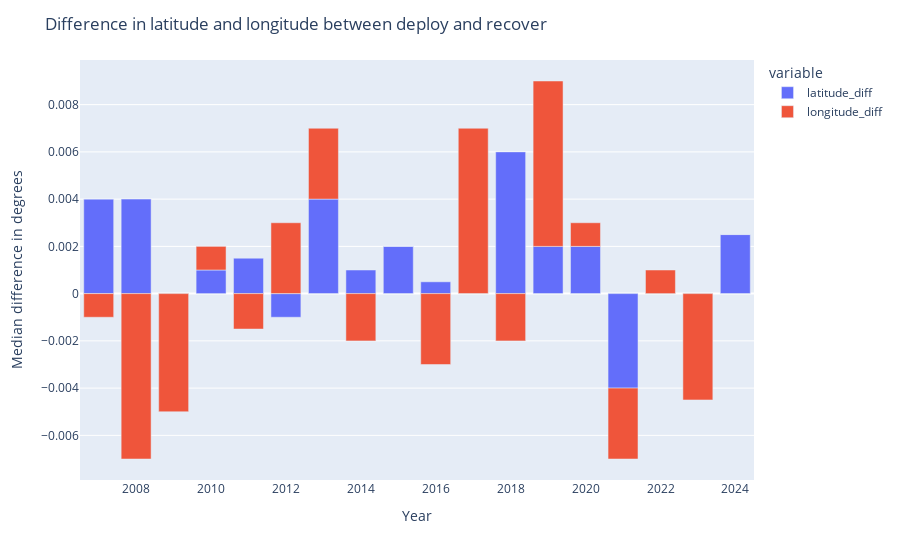

Notebook code cell kept with this figure:
### Markdown cell above
## Manage space

---

### Code cell
longitude_diff = raw_data["longitude_of_deployment"] - raw_data["longitude_of_recovery"]
latitude_diff = raw_data["latitude_of_deployment"] - raw_data["latitude_of_recovery"]

fig = (
    pd.DataFrame(
        {
            "date": pd.to_datetime(raw_data["date_of_deployment"], format="%Y%m%d"),
            "longitude_diff": longitude_diff,
            "latitude_diff": latitude_diff,
        }
    )
    .set_index("date")
    .resample("YE")
    .median()
    .reset_index()
    .dropna()
    .plot(
        x="date",
        y=["latitude_diff", "longitude_diff"],
        kind="bar",
    )
)

# change x and y labels
fig.update_layout(
    xaxis_title="Year",
    yaxis_title="Median difference in degrees",
    title="Difference in latitude and longitude between deploy and recover",
)

### Figure 1 — Plotly figure (JSON) as saved in the notebook; plotly's stock layout.template omitted (floating-point values rounded to 4 significant figures)
{"data": [{"alignmentgroup": "True", "hovertemplate": "variable=latitude_diff<br>date=%{x}<br>value=%{y}<extra></extra>", "legendgroup": "latitude_diff", "marker": {"color": "#636efa", "pattern": {"shape": ""}}, "name": "latitude_diff", "offsetgroup": "latitude_diff", "orientation": "v", "showlegend": true, "textposition": "auto", "type": "bar", "x": ["2006-12-31T00:00:00", "2007-12-31T00:00:00", "2008-12-31T00:00:00", "2009-12-31T00:00:00", "2010-12-31T00:00:00", "2011-12-31T00:00:00", "2012-12-31T00:00:00", "2013-12-31T00:00:00", "2014-12-31T00:00:00", "2015-12-31T00:00:00", "2016-12-31T00:00:00", "2017-12-31T00:00:00", "2018-12-31T00:00:00", "2019-12-31T00:00:00", "2020-12-31T00:00:00", "2021-12-31T00:00:00", "2022-12-31T00:00:00", "2023-12-31T00:00:00"], "xaxis": "x", "y": [0.004, 0.004, 0, 0.001, 0.0015, -0.001, 0.004, 0.001, 0.002, 0.0005, 0, 0.006, 0.002, 0.002, -0.004, 0, 0, 0.0025], "yaxis": "y"}, {"alignmentgroup": "True", "hovertemplate": "variable=longitude_diff<br>date=%{x}<br>value=%{y}<extra></extra>", "legendgroup": "longitude_diff", "marker": {"color": "#EF553B", "pattern": {"shape": ""}}, "name": "longitude_diff", "offsetgroup": "longitude_diff", "orientation": "v", "showlegend": true, "textposition": "auto", "type": "bar", "x": ["2006-12-31T00:00:00", "2007-12-31T00:00:00", "2008-12-31T00:00:00", "2009-12-31T00:00:00", "2010-12-31T00:00:00", "2011-12-31T00:00:00", "2012-12-31T00:00:00", "2013-12-31T00:00:00", "2014-12-31T00:00:00", "2015-12-31T00:00:00", "2016-12-31T00:00:00", "2017-12-31T00:00:00", "2018-12-31T00:00:00", "2019-12-31T00:00:00", "2020-12-31T00:00:00", "2021-12-31T00:00:00", "2022-12-31T00:00:00", "2023-12-31T00:00:00"], "xaxis": "x", "y": [-0.001, -0.007, -0.005, 0.001, -0.0015, 0.003, 0.003, -0.002, 0, -0.003, 0.007, -0.002, 0.007, 0.001, -0.003, 0.001, -0.0045, 7.105e-15], "yaxis": "y"}], "layout": {"barmode": "relative", "legend": {"title": {"text": "variable"}, "tracegroupgap": 0}, "margin": {"t": 60}, "title": {"text": "Difference in latitude and longitude between deploy and recover"}, "xaxis": {"anchor": "y", "domain": [0, 1], "title": {"text": "Year"}}, "yaxis": {"anchor": "x", "domain": [0, 1], "title": {"text": "Median difference in degrees"}}}}
